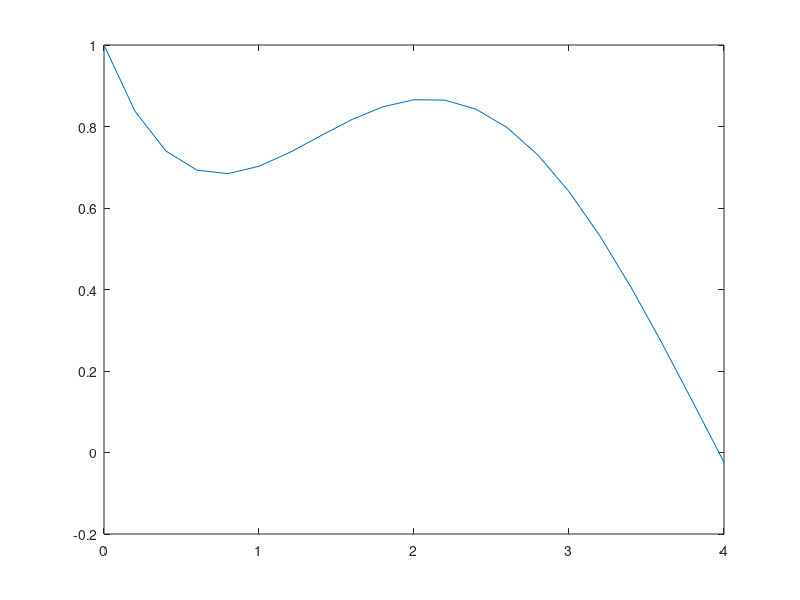

MATLAB code to generate this figure:
#Runge - Kutta methods y' = f(x, y)

clc; clear;

N = 20; #간격 개수
a = 0; # 시작점
b = 4; #끝점
h = (b - a) / N; #간격

x = linspace(a, b, N + 1);
y = zeros(1, N + 1);

# y' = -y + sin(x) -> 0.5 (sin(x) - cos(x)) + 1.5 e^(-x)
f = @(x, y) -1 * y + sin(x);

y(1) = 1; #초기값

%{
#RK2
for n = 1:N
    k1 = f(x(n), y(n)); #현재 기울기 (초기 a에서는 정확한 값)
    y_next = k1 * h + y(n); #오일러로 구한 다음 y(a+h)
    k2 = f(x(n + 1), y_next); # 다음 y(a+h)에서 기울기
    y(n + 1) = h * (k1 + k2) / 2 + y(n);
    #처음점이 선형으로 가니까 다음 점 입장에서는 초기 선형인 영향을 줄이고
    #다음값 입장에서는 확실한 값을 어느정도 사용
end

disp(0.5 * (sin(b) - cos(b)) + 1.5 * e^(-b));
disp(abs(y(N) - (0.5 * (sin(b) - cos(b)) + 1.5 * e^(-b))))#오차

plot(x, y)
%}

#Rk4
for n = 1:N
    k1 = f(x(n), y(n)); # 현재 기울기
    k2 = f(x(n) + 0.5 * h, y(n) + 0.5 * k1 * h); #오일러로 그려졌을 때 중점에서 기울기
    k3 = f(x(n) + 0.5 * h, y(n) + 0.5 * k2 * h); #k2를 반영한 중점에서 기울기
    k4 = f(x(n) + h, y(n) + h * k3); #k3를 기울기로 한 오일러를 이용한 그 다음점의 기울기
    y(n + 1) = y(n) + (1/6) * h * (k1 + 2 * k2 + 2 * k3 + k4); #전체 기울기의 가중평균으로 구한 최종 다음값
end

disp(0.5 * (sin(b) - cos(b)) + 1.5 * e^(-b));
disp(abs(y(N) - (0.5 * (sin(b) - cos(b)) + 1.5 * e^(-b))))#오차

plot(x, y)
